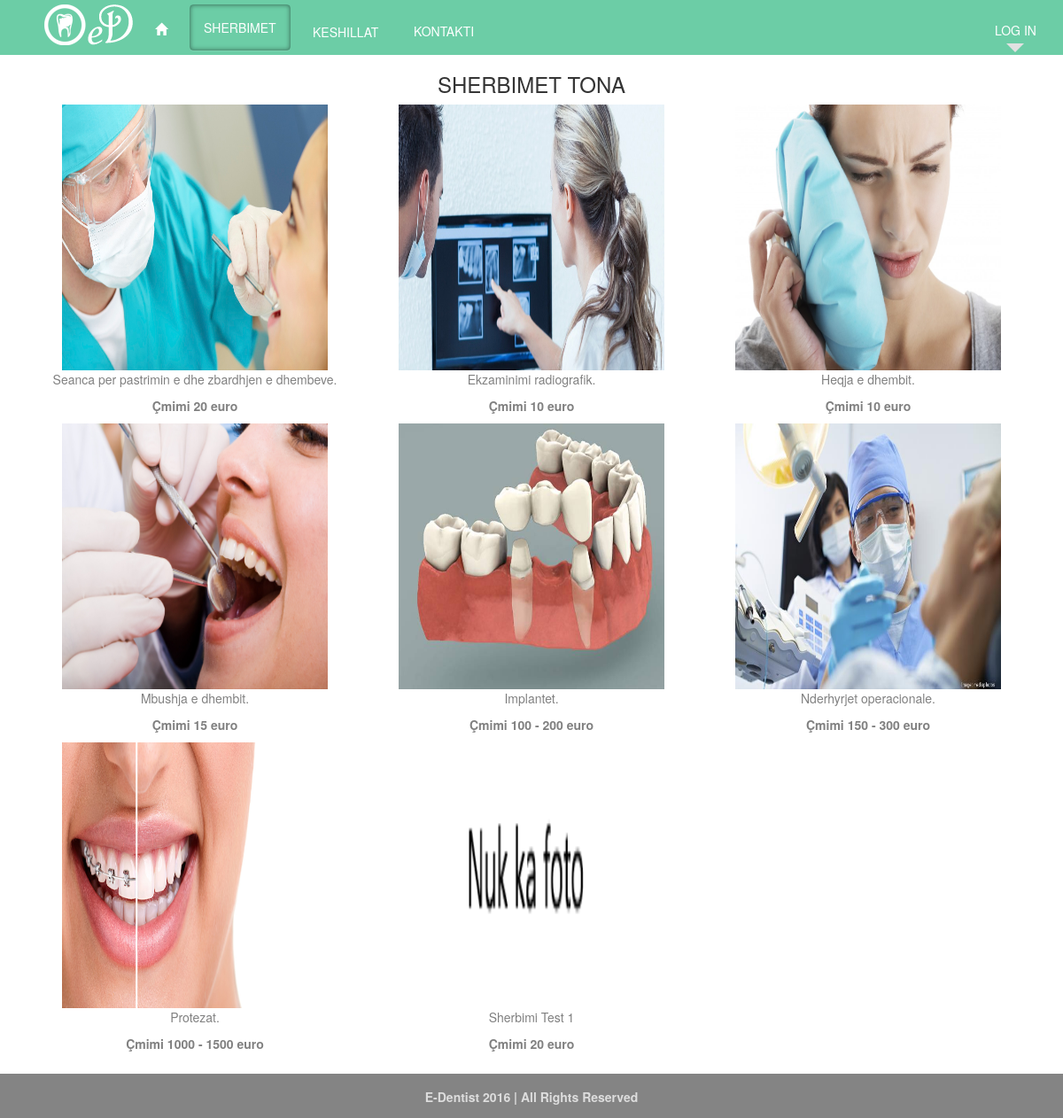
The app's page /index.php?faqe=services, older data.
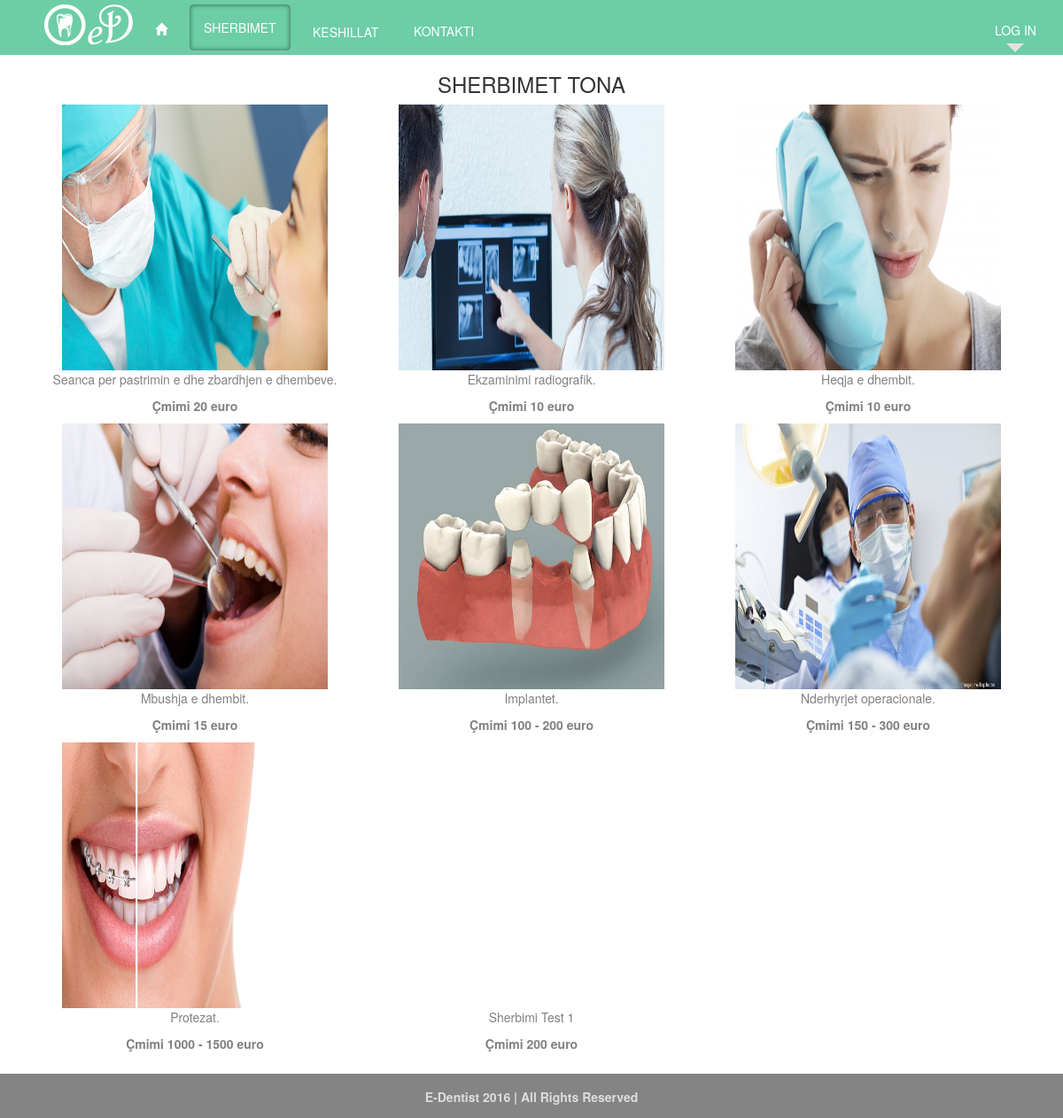
The same page, newer data.
### tables this page shows
CREATE TABLE `services` (
  `id` int(11) NOT NULL,
  `photo` varchar(100) NOT NULL,
  `description` varchar(100) NOT NULL,
  `price` varchar(100) NOT NULL
);

### service.php (the view)
<?php
	$selektimi = 'SELECT id, photo , description, price FROM services';
	$result = mysql_query($selektimi) or die ('invalid query:'. mysql_error());
	echo ' <h3>SHERBIMET TONA</h3>';
	while($row = mysql_fetch_row($result))
	{
		list($id, $photo, $description, $price)=$row;
                echo '<div class="col-sm-4" id="services">';
                echo'<img id="fotot" src="'.$photo.'"/>';
                echo'  <p> '.$description.'</p>';
                echo '<p><b>Çmimi ' .$price. ' euro</b></p>';
                echo '</div>';
	}
	?>

Row changes from the older to the newer data that the page shows:
changed services "Sherbimi Test 1": photo: picture added in place of a placeholder; price "20" → "200"
